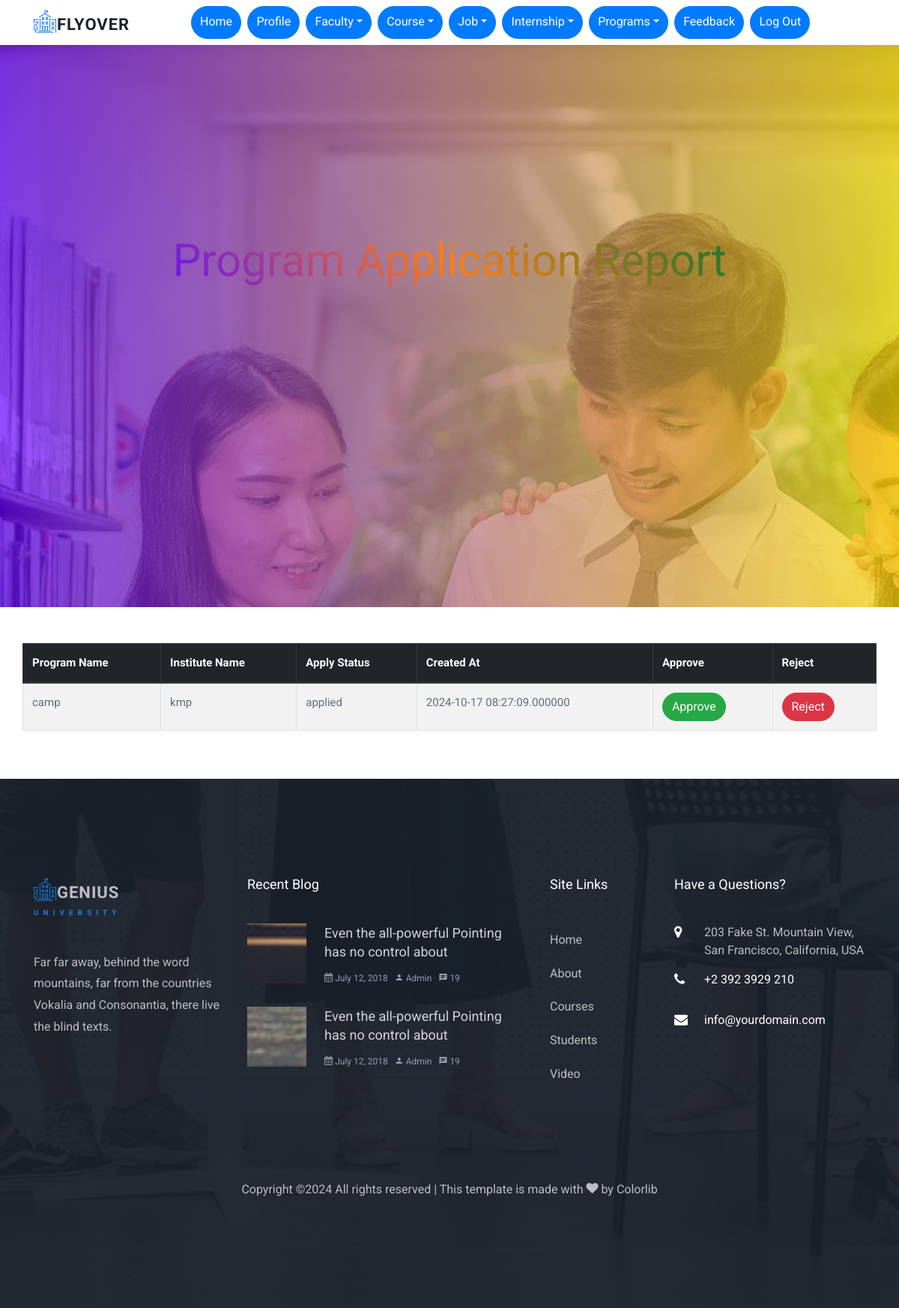
The page /institute/program_report.php (signed in) on the database its author committed.
### tables this page shows
CREATE TABLE `program_application` (
  `program_application_id` int(30) NOT NULL,
  `user_id` int(30) NOT NULL,
  `institute_id` int(30) NOT NULL,
  `program_id` int(30) NOT NULL,
  `apply_status` varchar(100) NOT NULL,
  `created_at` timestamp(6) NOT NULL DEFAULT current_timestamp(6) ON UPDATE current_timestamp(6)
);

CREATE TABLE `program` (
  `program_id` int(30) NOT NULL,
  `program_name` varchar(100) NOT NULL,
  `department` varchar(100) NOT NULL,
  `start_date` date NOT NULL,
  `end_date` date NOT NULL,
  `description` varchar(100) NOT NULL,
  `venue` varchar(100) NOT NULL,
  `starting_time` time NOT NULL,
  `institute_id` int(30) NOT NULL,
  `end_time` time NOT NULL
);

CREATE TABLE `institute_reg` (
  `institute_reg_id` int(11) NOT NULL,
  `institute_name` varchar(100) NOT NULL,
  `institute_address` varchar(300) NOT NULL,
  `institute_email` varchar(100) NOT NULL,
  `institute_phone` varchar(30) NOT NULL,
  `institute_photo` varchar(100) NOT NULL,
  `institute_country` varchar(100) NOT NULL,
  `description` varchar(300) NOT NULL,
  `document` varchar(100) NOT NULL,
  `login_id` int(30) NOT NULL
);

### institute/program_report.php (the view, shortened to what this page needs)
<?php
include 'header.php';
include '../config.php';
$institute_id = $_SESSION['login_id'];
?>
<body>
    <div class="hero-wrap" style="background-image: url('../assets/images/bg_1.jpg'); background-attachment:fixed;">
        <div class="overlay"></div>
        <div class="container">
            <div class="row no-gutters slider-text align-items-center justify-content-center" data-scrollax-parent="true">
                <div class="col-md-8 ftco-animate text-center">
                    <h1 class="mb-4">Program Application Report</h1>
                </div>
            </div>
        </div>
    </div>
    <div class="container my-5 gray-bg">
        <div class="row justify-content-center">
            <table class="table table-bordered table-hover table-striped glass-table">
                <thead class="thead-dark">
                    <tr>
                        <th>Program Name</th>
                        <th>Institute Name</th>
                        <th>Apply Status</th>
                        <th>Created At</th>
                        <th>Approve</th>
                        <th>Reject</th>
                    </tr>
                </thead>
                <tbody>
                    <?php
                    $query = "SELECT pa.*, p.program_name, i.institute_name
                                FROM program_application pa
                                JOIN program p ON pa.program_id = p.program_id
                                JOIN institute_reg i ON pa.institute_id = i.login_id
                                WHERE pa.institute_id = '$institute_id' AND pa.apply_status IN ('applied')";
                    $result = mysqli_query($con, $query);
                    if ($result->num_rows > 0) {
                        while ($row = $result->fetch_assoc()) {
                            echo "<tr>";
                            echo "<td>" . htmlspecialchars($row['program_name']) . "</td>";
                            echo "<td>" . htmlspecialchars($row['institute_name']) . "</td>";
                            echo "<td>" . htmlspecialchars($row['apply_status']) . "</td>";
                            echo "<td>" . htmlspecialchars($row['created_at']) . "</td>";
                            echo "<td><a href='program_report_approve_action.php?id=" . $row['program_id'] . "' class='btn btn-success'>Approve</a></td>";
                            echo "<td><a href='program_report_reject_action.php?id=" . $row['program_id'] . "' class='btn btn-danger'>Reject</a></td>";
                            echo "</tr>";
                        }
                    } else {
                        echo "<tr><td colspan='4' class='text-center'>No Program Applications Found</td></tr>";
                    }
                    ?>
                </tbody>
            </table>
        </div>
    </div>
    <?php include 'footer.php'; ?>
</body>
</html>

### rows shown on the page
program_application: program.program_name "camp", institute_reg.institute_name "kmp", apply_status "applied", created_at "2024-10-17 08:27:09.000000"
